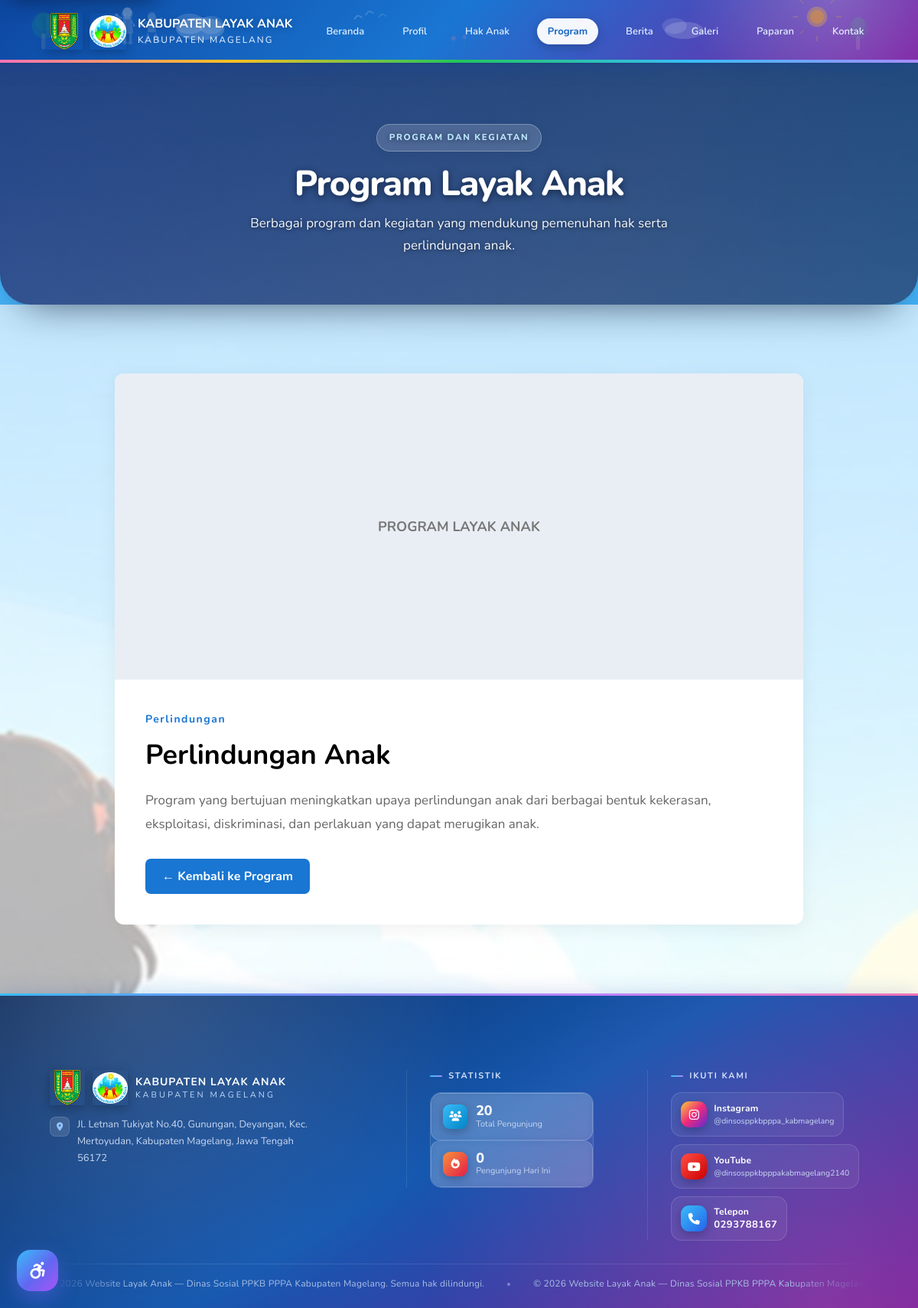
The app's page /program/2 with its own data.
### tables this page shows
CREATE TABLE `tb_program` (
  `id` int(10) UNSIGNED NOT NULL,
  `judul` varchar(200) NOT NULL,
  `kategori` varchar(100) NOT NULL,
  `deskripsi` text NOT NULL,
  `gambar` varchar(255) NOT NULL DEFAULT '',
  `dibuat_pada` datetime NOT NULL DEFAULT current_timestamp()
);

### application/core/MY_Controller.php (called while the page is built, shortened)
<?php
class Public_Controller extends CI_Controller {
    protected $data = array();
    public function __construct() {
        $this->load->model('M_pengunjung');
        $this->M_pengunjung->catat($this->input->ip_address());
        $this->data['total_pengunjung']    = $this->M_pengunjung->total();
        $this->data['pengunjung_hari_ini'] = $this->M_pengunjung->hari_ini();
    }
    protected function render($view, $data = array()) {
        $data = array_merge($this->data, $data);
        $this->load->view('templates/public_header', $data);
        $this->load->view($view, $data);
        $this->load->view('templates/public_footer', $data);
    }
}

### application/controllers/Program.php (called while the page is built, shortened)
<?php
class Program extends Public_Controller {
    public function detail($id = NULL) {
        $row = $this->M_program->get((int)$id);
        $this->render('program/detail', array('title'=>$row->judul,'program'=>$row));
    }
}

### index.php (called while the page is built, shortened)
<?php
require_once BASEPATH.'core/CodeIgniter.php';

### application/models/M_program.php (called while the page is built, shortened)
<?php
class M_program extends CI_Model {
    public function get($id) { return $this->db->get_where('tb_program', array('id'=>$id))->row(); }
}

### application/views/program/detail.php (the view, shortened to what this page needs)
<section class="page-header ph-program">
    <p class="section-label">PROGRAM DAN KEGIATAN</p>
    <h1>Program Layak Anak</h1>
    <p>Berbagai program dan kegiatan yang mendukung pemenuhan hak serta perlindungan anak.</p>
</section>
<section class="program-detail">
    <div class="program-detail-container">
        <div class="program-detail-image">
            <?php if (!empty($program->gambar)): ?><img src="<?php echo base_url('assets/uploads/program/'.$program->gambar); ?>" alt="<?php echo htmlspecialchars($program->judul); ?>"><?php else: ?><div class="program-no-image">PROGRAM LAYAK ANAK</div><?php endif; ?>
        </div>
        <div class="program-detail-content">
            <span class="program-detail-category"><?php echo htmlspecialchars($program->kategori); ?></span>
            <h1><?php echo htmlspecialchars($program->judul); ?></h1>
            <p><?php echo nl2br(htmlspecialchars($program->deskripsi)); ?></p>
            <a href="<?php echo site_url('program'); ?>" class="back-button">← Kembali ke Program</a>
        </div>
    </div>
</section>

### assets/css/modern.css (style rules this page uses)
body.has-page-bg { --ink: #14305c; --ink-soft: #4c5f7e; --brand: #1976d2; --violet: #7c3aed; --pink: #ec4899; --mint: #10b981; --amber: #f59e0b; --glass: rgba(255, 255, 255, .74); --glass-strong: rgba(255, 255, 255, .9); --stroke: rgba(255, 255, 255, .85); --r-xl: 30px; --r-lg: 24px; --r-md: 18px; --r-sm: 14px; --shadow: 0 14px 36px rgba(16, 42, 83, .10); --shadow-lift: 0 26px 58px rgba(16, 42, 83, .16); --pastel-sky: linear-gradient(155deg, rgba(224, 242, 254, .95), rgba(255, 255, 255, .80)); --pastel-blush: linear-gradient(155deg, rgba(252, 231, 243, .95), rgba(255, 255, 255, .80)); --pastel-mint: linear-gradient(155deg, rgba(209, 250, 229, .95), rgba(255, 255, 255, .80)); --pastel-lilac: linear-gradient(155deg, rgba(237, 233, 254, .95), rgba(255, 255, 255, .80)); --pastel-butter: linear-gradient(155deg, rgba(254, 243, 199, .95), rgba(255, 255, 255, .80)); --pastel-peach: linear-gradient(155deg, rgba(255, 237, 213, .95), rgba(255, 255, 255, .80)); }
body.has-page-bg .section-label { display: inline-block; margin-bottom: 16px; padding: 7px 16px; border-radius: 999px; background: linear-gradient(135deg, rgba(25, 118, 210, .14), rgba(124, 58, 237, .14)); border: 1px solid rgba(255, 255, 255, .7); color: #1d4ed8; font-size: 11.5px; font-weight: 800; letter-spacing: 1.6px; text-transform: uppercase; box-shadow: 0 4px 14px rgba(16, 42, 83, .06); }
body.has-page-bg .page-header .section-label, body.has-page-bg .gallery-page-header .section-label { background: rgba(255, 255, 255, .16); border-color: rgba(255, 255, 255, .28); color: #bae6fd; text-shadow: 0 1px 6px rgba(3, 12, 28, .5); }
body.has-page-bg .page-header { border-radius: 0 0 40px 40px; overflow: hidden; box-shadow: 0 26px 54px -30px rgba(6, 20, 44, .75); background-image: linear-gradient(180deg, rgba(6, 20, 44, .58) 0%, rgba(6, 20, 44, .40) 48%, rgba(6, 20, 44, .74) 100%), linear-gradient(118deg, rgba(124, 58, 237, .34) 0%, rgba(236, 72, 153, .22) 46%, rgba(25, 118, 210, .34) 100%), var(--page-bg-photo); background-size: cover, cover, cover; background-position: center, center, center; background-repeat: no-repeat, no-repeat, no-repeat; background-attachment: fixed, fixed, fixed; }
body.has-page-bg .page-header h1 { font-size: clamp(30px, 5vw, 46px); line-height: 1.15; letter-spacing: -.03em; }
body.has-page-bg .page-header p:not(.section-label) { max-width: 640px; margin-left: auto; margin-right: auto; font-size: clamp(15px, 1.6vw, 17px); line-height: 1.7; color: rgba(255, 255, 255, .95); }
body.has-page-bg .detail-news, body.has-page-bg .program-detail, body.has-page-bg .cluster-detail { background-color: rgba(255, 255, 255, 0.68); }

### records on screen
tb_program: kategori "Perlindungan", judul "Perlindungan Anak", deskripsi "Program yang bertujuan meningkatkan upaya perlindungan anak dari berbagai bentuk kekerasan, eksploitasi, diskriminasi, dan perlakuan yang dapat merugikan anak."
